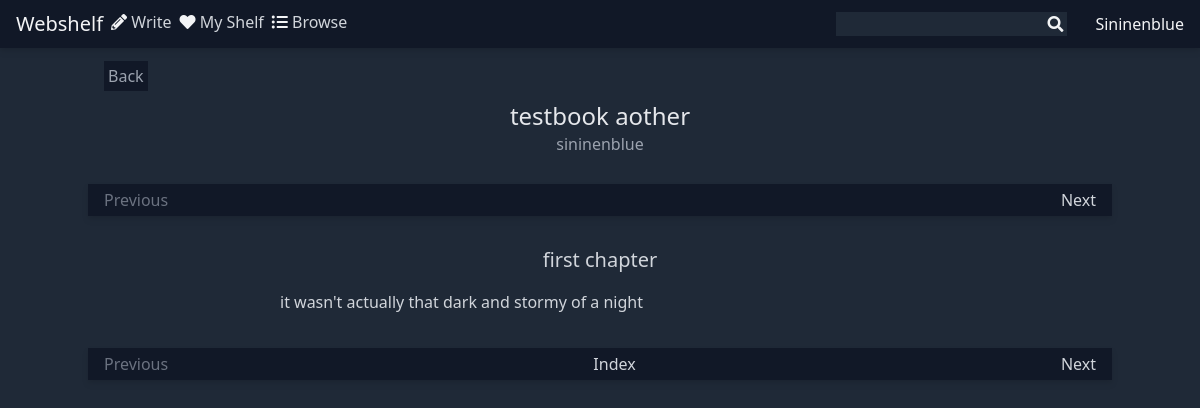
Screenshot of /book/2/ch/1/ with the database file from the repository.
### books/models.py (models this page shows)
class Chapter(models.Model):
    book = models.ForeignKey(Book, on_delete=models.CASCADE)
    chapter_number = models.IntegerField()
    title = models.CharField(max_length=256)
    content = models.TextField()

class Book(models.Model):
    author = models.ForeignKey(AuthorProfile, on_delete=models.CASCADE)
    title = models.CharField(max_length=256)
    synopsis = models.TextField(max_length=4096)
    created_date = models.DateTimeField(auto_now_add=True)
    def __str__(self):
        return self.title

### desk/models.py (models this page shows)
class AuthorProfile(models.Model):
    user = models.OneToOneField(User, on_delete=models.CASCADE)
    def __str__(self):
        return self.user.username

### books/views.py (the view)
# urls.py: path("<int:book_id>/ch/<int:chapter_number>/", views.read_chapter, name="read_chapter"),
def read_chapter(request, book_id, chapter_number):
    book = Book.objects.get(pk=book_id)
    chapter_list = Chapter.objects.filter(book=book)
    chapter = chapter_list.get(chapter_number=chapter_number)
    chapter_content = chapter.content.splitlines()
    context = {
        "book": book,
        "chapter": chapter,
        "content": chapter_content,
        "last_chapter": len(chapter_list) + 1,
    }
    return render(request, "books/chapter.html", context)

### books/templates/books/chapter.html (shortened to what this page needs)
{% extends "base.html" %}
{% block content %}
<header class="m-4">
    <a class="p-1 text-gray-400 bg-gray-900" href="{% url 'books:index' chapter.book.id %}">Back</a>
    <div class="flex flex-col h-20 items-center justify-center">
        <h1 class="text-2xl text-gray-200">{{ chapter.book }}</h1>
        <a class="text-base text-gray-400">{{ chapter.book.author }}</a>
    </div>
</header>
<nav class="flex items-center justify-between px-4 h-8 drop-shadow-md bg-gray-900 text-gray-300">
    {% if chapter.chapter_number|add:'-1' <= 0 %}
        <a class="text-gray-500">Previous</a>
    {% else %}
        <a href="{% url 'books:read_chapter' book.id chapter.chapter_number|add:'-1' %}">Previous</a>
    {% endif %}
    {% if chapter.chapter_number|add:'1' >= last_chapter %}
        <a class="text-gray-500">Next</a>
    {% else %}
        <a href="{% url 'books:read_chapter' book.id chapter.chapter_number|add:'1' %}">Next</a>
    {% endif %}
</nav>
<div class="max-w-2xl mx-auto p-4 text-gray-300 leading-7">
    <h2 class="flex h-14 justify-center items-center text-xl">{{ chapter.title }}<h2>
    {% for line in content %}
    <p class="mb-4">{{ line }}</p>
    {% endfor %}
</div>
<nav class="flex items-center justify-between px-4 h-8 drop-shadow-md bg-gray-900 text-gray-300">
    {% if chapter.chapter_number|add:'-1' <= 0 %}
        <a class="text-gray-500">Previous</a>
    {% else %}
        <a href="{% url 'books:read_chapter' book.id chapter.chapter_number|add:'-1' %}">Previous</a>
    {% endif %}
    <a href="{% url 'books:index' chapter.book.id %}">Index</a>
    {% if chapter.chapter_number|add:'1' >= last_chapter %}
        <a class="text-gray-500">Next</a>
    {% else %}
        <a href="{% url 'books:read_chapter' book.id chapter.chapter_number|add:'1' %}">Next</a>
    {% endif %}
</nav>
{% endblock %}

### rows the page displays
Chapter: book "testbook aother", book.author "sininenblue", title "first chapter", content "it wasn't actually that dark and stormy of a night"
